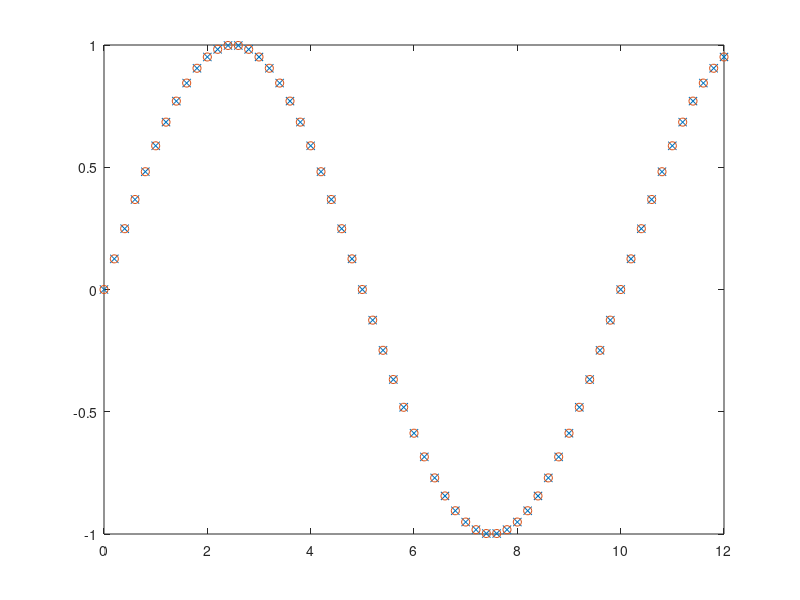

Source code (MATLAB): (Note: this script raises an error after producing the figure.)
clear;
% exp0, same signals, different sampling rates
t1 = 0:0.2:12;
t2 = t1;
y1 = sin(2*pi*0.1*t1);
y2 = sin(2*pi*0.1*t2);
figure
plot(t1,y1,'x',t2,y2,'o')
[dtw0,C0] = DTW(y1,y2);
[P0] = OWP(dtw0);
disp(dtw0(end))
figure
plotmatrix(P0)
% exp1, time shift, diffetimrent sampling rates

t1 = 0+1:0.2:12+1;
t2 = 0:0.2:12;
y1 = sin(2*pi*0.1*t1);
y2 = sin(2*pi*0.1*t2);
figure
plot(t1,y1,'x',t2,y2,'o')
[dtw1,C1] = DTW(y1,y2);
[P1] = OWP(dtw1);
disp(dtw1(end))
figure
plotmatrix(P1)

% exp2, magnitude, different sampling rates

t1 = 0:0.2:12;
t2 = 0:0.2:12;
y1 = 5*sin(2*pi*0.1*t1);
y2 = sin(2*pi*0.1*t2);
figure
plot(t1,y1,'x',t2,y2,'o')
[dtw2,C2] = DTW(y1,y2);
[P2] = OWP(dtw2);
disp(dtw2(end))
figure
plotmatrix(P2)

% exp3 

t1 = 0:0.2:12;
t2 = 0:0.2:12;
y1 = (1-exp(-0.5*t1));
y2 = 2*exp(-(t2-4).^2);
figure
plot(t1,y1,'x',t2,y2,'o')
[dtw3,C3] = DTW(y1,y2);
[P3] = OWP(dtw3);
disp(dtw3(end))
figure
plotmatrix(P3)


% exp 4 phase shift

t1 = 0:0.2:12;
t2 = 0:0.2:12;
y1 = sin(2*pi*0.1*t1+0.5);
y2 = sin(2*pi*0.1*t2);
figure
plot(t1,y1,'x',t2,y2,'o')
[dtw4,C4] = DTW(y1,y2);
[P4] = OWP(dtw4);
disp(dtw4(end))
figure
plotmatrix(P4)
